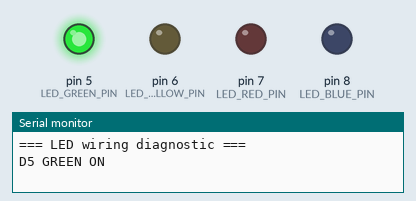
A sketch run on a simulated Arduino Uno, built with avr-gcc and run on an emulated ATmega328P. On the bench: output pins drawn as LEDs (lit = HIGH), the last lines printed to the serial monitor.

Above: at 0.5 s.
At 2.9 s:
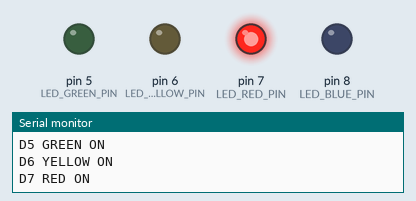
At 4.1 s:
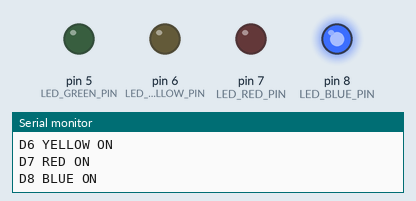
At 5.8 s:
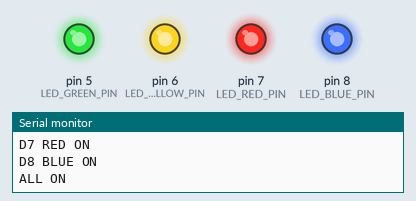
At 7.3 s:
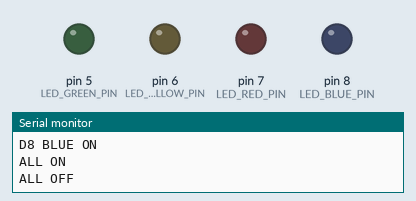
At 9.5 s:
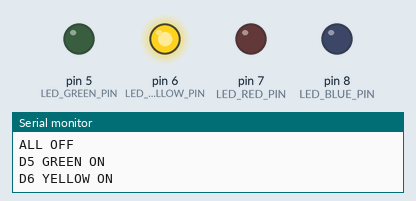
Timing chart, 0 to 10.1 s (numbered marks = the images above):
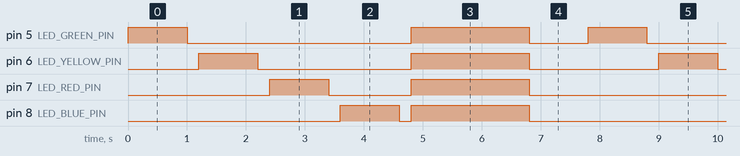

Measured:
- by itself, pin 5 (LED_GREEN_PIN): repeats every 7.8 s: LOW 3.8 s, HIGH 2.0 s, LOW 1.0 s, HIGH 1.0 s
- by itself, pin 6 (LED_YELLOW_PIN): repeats every 7.8 s: LOW 2.6 s, HIGH 2.0 s, LOW 2.2 s, HIGH 1.0 s
- by itself, pin 7 (LED_RED_PIN): repeats every 7.8 s: LOW 1.4 s, HIGH 2.0 s, LOW 3.4 s, HIGH 1.0 s
- by itself, pin 8 (LED_BLUE_PIN): repeats every 7.8 s: LOW 0.20 s, HIGH 2.0 s, LOW 4.6 s, HIGH 1.0 s

The sketch:

led-blink-test.ino
```cpp
/*
 * LED wiring diagnostic — NurdleDNA
 *
 * Strips out everything except pinMode + digitalWrite on the four LED pins.
 * Lights each LED in turn for 1 second, then all four together for 2 seconds.
 * Serial Monitor at 9600 baud prints which pin is being driven HIGH so you
 * can correlate "ON" messages with what your eyes see on the breadboard.
 *
 * Expected behaviour (with correct wiring):
 *   GREEN  (D5) on 1 s   →  Serial: "D5 GREEN ON"
 *   YELLOW (D6) on 1 s   →  Serial: "D6 YELLOW ON"
 *   RED    (D7) on 1 s   →  Serial: "D7 RED ON"
 *   BLUE   (D8) on 1 s   →  Serial: "D8 BLUE ON"
 *   ALL FOUR on 2 s      →  Serial: "ALL ON"
 *   ALL OFF 1 s          →  Serial: "ALL OFF"
 *   ... repeat forever
 *
 * If a particular LED never lights but its "ON" message prints, that LED's
 * wiring is wrong (polarity, missing GND, wrong row, bad jumper, dead LED,
 * or resistor not in the circuit).
 */

#define LED_GREEN_PIN   5
#define LED_YELLOW_PIN  6
#define LED_RED_PIN     7
#define LED_BLUE_PIN    8

void allOff() {
  digitalWrite(LED_GREEN_PIN,  LOW);
  digitalWrite(LED_YELLOW_PIN, LOW);
  digitalWrite(LED_RED_PIN,    LOW);
  digitalWrite(LED_BLUE_PIN,   LOW);
}

void setup() {
  Serial.begin(9600);

  pinMode(LED_GREEN_PIN,  OUTPUT);
  pinMode(LED_YELLOW_PIN, OUTPUT);
  pinMode(LED_RED_PIN,    OUTPUT);
  pinMode(LED_BLUE_PIN,   OUTPUT);

  allOff();
  Serial.println("=== LED wiring diagnostic ===");
}

void loop() {
  // GREEN
  Serial.println("D5 GREEN ON");
  digitalWrite(LED_GREEN_PIN, HIGH);
  delay(1000);
  allOff();
  delay(200);

  // YELLOW
  Serial.println("D6 YELLOW ON");
  digitalWrite(LED_YELLOW_PIN, HIGH);
  delay(1000);
  allOff();
  delay(200);

  // RED
  Serial.println("D7 RED ON");
  digitalWrite(LED_RED_PIN, HIGH);
  delay(1000);
  allOff();
  delay(200);

  // BLUE
  Serial.println("D8 BLUE ON");
  digitalWrite(LED_BLUE_PIN, HIGH);
  delay(1000);
  allOff();
  delay(200);

  // ALL FOUR
  Serial.println("ALL ON");
  digitalWrite(LED_GREEN_PIN,  HIGH);
  digitalWrite(LED_YELLOW_PIN, HIGH);
  digitalWrite(LED_RED_PIN,    HIGH);
  digitalWrite(LED_BLUE_PIN,   HIGH);
  delay(2000);

  Serial.println("ALL OFF");
  allOff();
  delay(1000);
}
```
